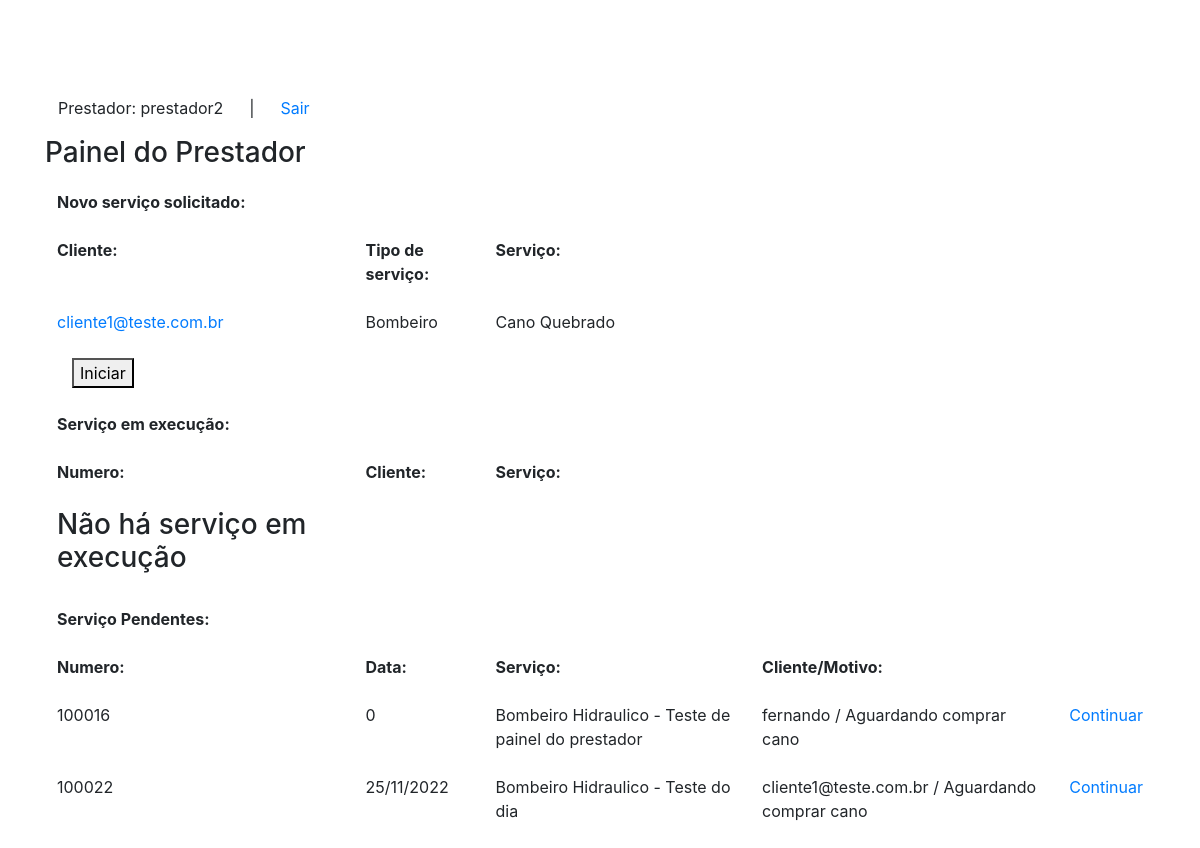
Page /painelprestador.php (signed in) on the earlier database version.
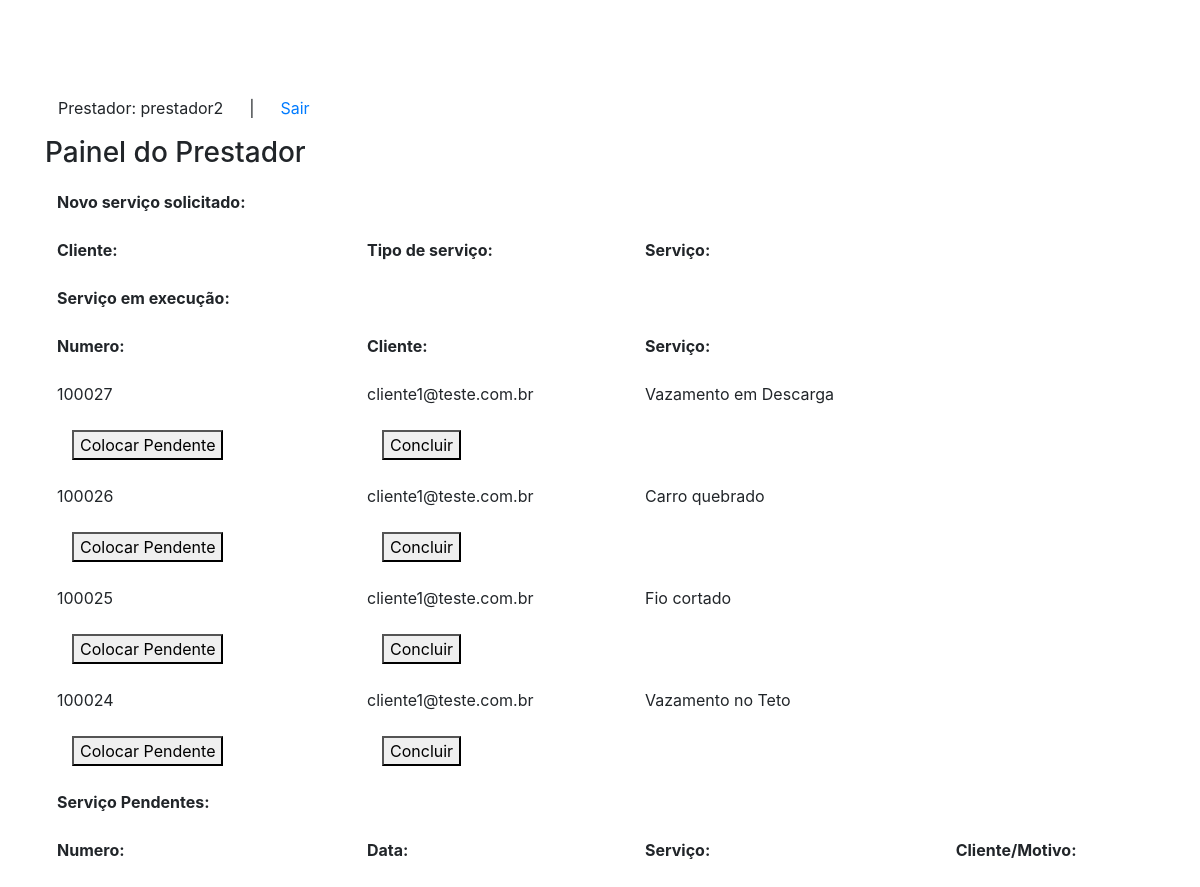
Same page on the later database version.
### tables this page shows
CREATE TABLE `servicos` (
  `numero_id` int(7) NOT NULL,
  `nome_servico` varchar(220) NOT NULL,
  `descricao_servico` varchar(220) NOT NULL,
  `preco_servico` varchar(220) NOT NULL,
  `status_servico` varchar(30) NOT NULL,
  `id_cliente` varchar(100) NOT NULL,
  `email_cliente` varchar(140) NOT NULL,
  `id_prestador` int(100) NOT NULL,
  `email_prestador` varchar(140) NOT NULL,
  `dia_pedido` varchar(30) NOT NULL
);

### painelprestador.php (the view, shortened to what the changed rows need)
<?php
include_once ('conexao.php');
?>
<!DOCTYPE html>
<html>
    <head>
        <link rel="stylesheet" href="https://stackpath.bootstrapcdn.com/bootstrap/4.1.3/css/bootstrap.min.css">
    </head>
    <body>
        <div class="container mt-5 pt-5">
            <div class="form-group">
                <table class="table table-borderless">
                    <thead>
                        <h3>Painel do Prestador</h3>
                    </thead>
                    <tbody id="first_table">
                        <th>Novo serviço solicitado:</th>
                        <tr>
                            <th>Cliente:</th>
                            <th>Tipo de serviço:</th>
                            <th>Serviço:</th>
                        </tr>
                        <?php
                        $id = $_SESSION['id'];
                        $query_servico = "  SELECT *
                                            FROM servicos as s
                                            INNER JOIN prestadores as p
                                            ON s.id_prestador = p.id
                                            WHERE p.id = $id
                                            ORDER BY numero_id DESC
                                            ";
                        $result_servico = $conn->prepare($query_servico);
                        $result_servico->execute();
                        while($row_servico = $result_servico->fetch(PDO::FETCH_ASSOC)){
                            extract($row_servico);
                            if($status_servico == "0"){
                        ?>
                        <tr>
                            <td>
                                <a href="#"><?php echo "$email_cliente";?></a>
                            </td>
                            <td><?php echo "$nome_servico";?></td>
                            <td><?php echo "$descricao_servico";?></td>
                            <tr>
                                <td>
                                    <div class="col-sm-offset-2 col-sm-10 btn-execute">
                                        <button type="submit" name="<?=$numero_id?>" value="1">Iniciar</button>
                                    </div>
                                </td>
                            </tr>
                        </tr>
                        <?php }} ?>
                    </tbody>
                    <tbody id="selecao_status">
                        <th>Serviço em execução:</th>
                        <tr>
                            <th>Numero:</th>
                            <th>Cliente:</th>
                            <th>Serviço:</th>
                        </tr>
                        <?php
                            $query_servico = "  SELECT *
                                                FROM servicos as s
                                                INNER JOIN prestadores as p
                                                ON s.id_prestador = p.id
                                                WHERE p.id = $id
                                                ORDER BY numero_id DESC";
                            $result_servico = $conn->prepare($query_servico);
                            $result_servico->execute();
                            while($row_servico = $result_servico->fetch(PDO::FETCH_ASSOC)){
                                extract($row_servico);
                                if($status_servico == "1"){
                        ?>
                                    <tr>
                                        <td><?php echo "$numero_id";?></td>
                                        <td><?php echo "$email_cliente";?></td>
                                        <td><?php echo "$descricao_servico";?></td>
                                        <tr>
                                            <td>
                                                <div class="col-sm-offset-2 col-sm-10 btn-pending">
                                                    <button type="submit" name="<?=$numero_id?>" value="2">Colocar Pendente</button>
                                                </div>
                                            </td>
                                            <td>
                                                <div class="col-sm-offset-2 col-sm-10 btn-conclude">
                                                <button type="submit" name="<?=$numero_id?>" value="3">Concluir</button>
                                                </div>
                                            </td>
                                        </tr>
                                    </tr>
                                    <?php
                                }elseif($status_servico !== "1"){
                                    ?>
                                    <td>
                                        <h3>Não há serviço em execução</h3>
                                    </td>
                                    <?php
                                    break;
                                }
                            }
                                    ?>
                    </tbody>
                    <tbody>
                        <th>Serviço Pendentes:</th>
                        <tr>
                            <th>Numero:</th>
                            <th>Data:</th>
                            <th>Serviço:</th>
                            <th>Cliente/Motivo:</th>
                        </tr>
                        <?php
                            $query_servico = "  SELECT *
                                                FROM servicos as s
                                                INNER JOIN prestadores as p
                                                ON s.id_prestador = p.id
                                                WHERE p.id = $id
                                                ORDER BY numero_id ASC
                                                ";
                            $result_servico = $conn->prepare($query_servico);
                            $result_servico->execute();
                            while($row_servico = $result_servico->fetch(PDO::FETCH_ASSOC)){
                                extract($row_servico);
                                if($status_servico == "2"){
                        ?>
                        <tr>
                            <td><?php echo "$numero_id";?></td>
                            <td><?php echo "$dia_pedido";?></td>
                            <td><?php echo "$nome_servico";?> - <?php echo "$descricao_servico";?></td>
                            <td><?php echo "$email_cliente";?> / Aguardando comprar cano</td>
                            <td><a href="#">Continuar</a></td>
                        </tr>
                        <?php }}?>
                    </tbody>
                </table>
            </div>
        </div>
    </body>
</html>

Differences in the rows shown:
removed servicos: email_cliente "cliente1@teste.com.br", nome_servico "Bombeiro", descricao_servico "Cano Quebrado", shown under "Painel do Prestador"
removed servicos: status_servico "Não há serviço em execução", numero_id "100022", dia_pedido "25/11/2022", nome_servico "Bombeiro Hidraulico", descricao_servico "Teste do dia", email_cliente "cliente1@teste.com.br"
removed servicos: numero_id "100016", dia_pedido "0", nome_servico "Bombeiro Hidraulico", descricao_servico "Teste de painel do prestador", email_cliente "fernando"
added servicos: numero_id "100027", email_cliente "cliente1@teste.com.br", descricao_servico "Vazamento em Descarga", shown under "Painel do Prestador"
added servicos: numero_id "100026", email_cliente "cliente1@teste.com.br", descricao_servico "Carro quebrado", shown under "Painel do Prestador"
added servicos: numero_id "100025", email_cliente "cliente1@teste.com.br", descricao_servico "Fio cortado", shown under "Painel do Prestador"
added servicos: numero_id "100024", email_cliente "cliente1@teste.com.br", descricao_servico "Vazamento no Teto", shown under "Painel do Prestador"
